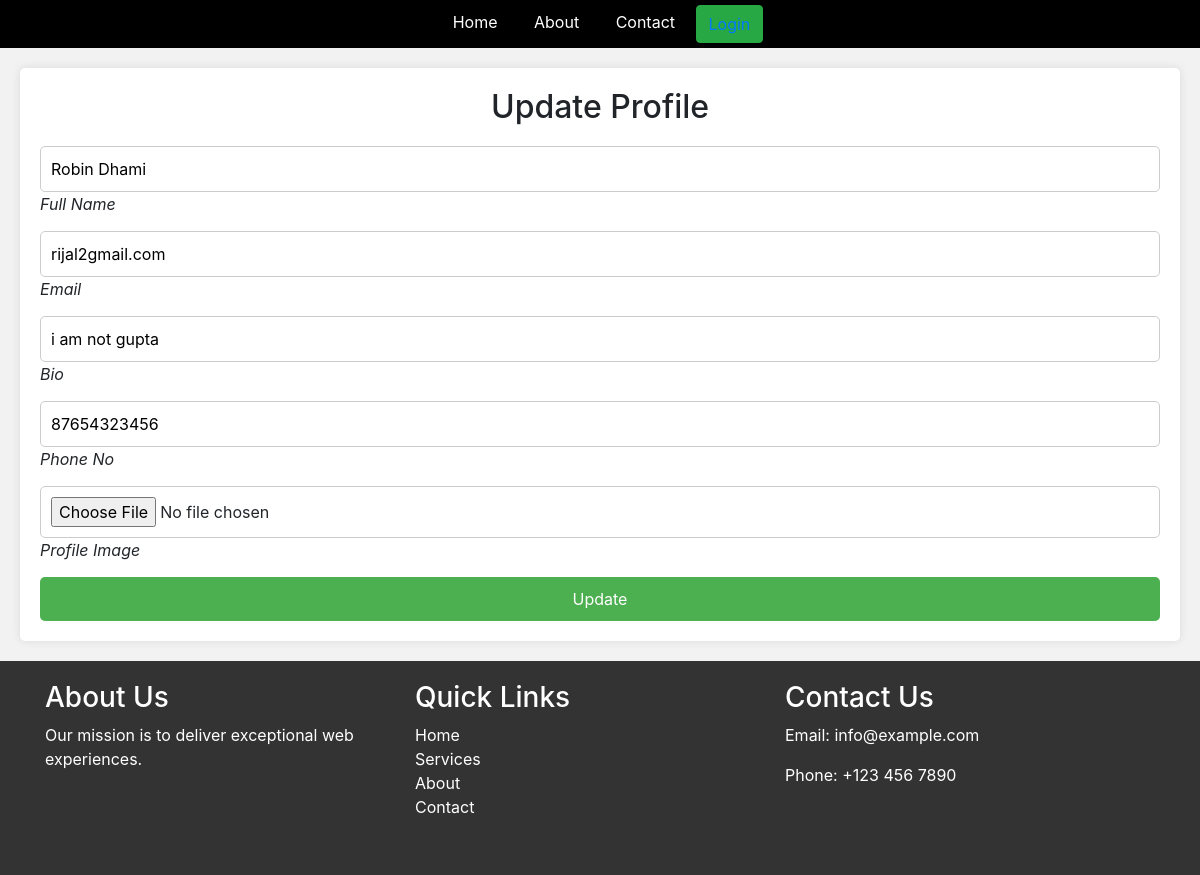
The page /update-student/4/ on the database as committed earlier.
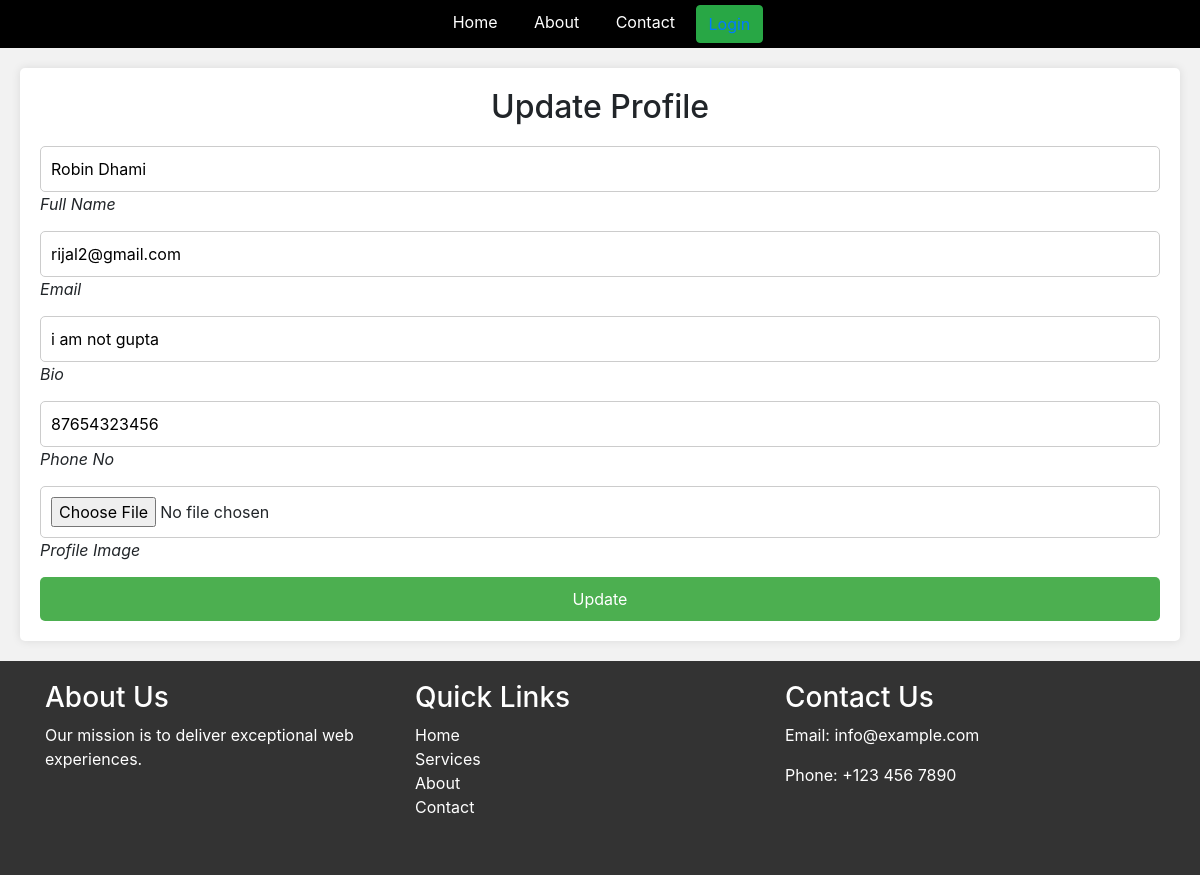
The same page on the database as committed later.
### home/models.py (models this page shows, shortened)
class Student(models.Model):
    User= models.ForeignKey(User,on_delete=models.SET_NULL,null=True,blank=True) #This is used to authenticate user
    name=models.CharField(max_length=100)
    image= models.ImageField(upload_to="stud")
    email=models.EmailField(unique=True,default="")
    bio= models.TextField(blank=True)
    phone= models.CharField(max_length=20, null=True, blank=True)

### home/views.py (the view, shortened to what this page needs)
# urls.py: path('update-student/<id>/',update_student,name='update_student'),
def update_student(request, id):
    queryset = Student.objects.get(id=id)
    context = {"student": queryset}
    return render(request, 'update.html', context)

### home/Templates/update.html (shortened to what this page needs)
{% extends 'base.html' %}
{% block start %}
    <div class="signin" style="background-color: #f2f2f2; padding: 20px;">
        <div class="content" style="background-color: #fff; padding: 20px; border-radius: 5px; box-shadow: 0px 0px 10px 0px rgba(0,0,0,0.1);">
            <h2 style="text-align: center;">Update Profile</h2>
            <form method="post" enctype="multipart/form-data" style="margin-top: 20px;">
                <div class="form">
                    <div class="inputBox" style="margin-bottom: 15px;">
                        <input type="text" required name="name" value="{{ student.name }}" style="width: 100%; padding: 10px; border: 1px solid #ccc; border-radius: 5px;"> <i>Full Name</i>
                    </div>
                    <div class="inputBox" style="margin-bottom: 15px;">
                        <input type="text" required name="email" value="{{ student.email }}" style="width: 100%; padding: 10px; border: 1px solid #ccc; border-radius: 5px;"> <i>Email</i>
                    </div>
                    <div class="inputBox" style="margin-bottom: 15px;">
                        <input type="text" required name="bio" value="{{ student.bio }}" style="width: 100%; padding: 10px; border: 1px solid #ccc; border-radius: 5px;"> <i>Bio</i>
                    </div>
                    <div class="inputBox" style="margin-bottom: 15px;">
                        <input type="number" required name="phone" value="{{ student.phone }}" style="width: 100%; padding: 10px; border: 1px solid #ccc; border-radius: 5px;"> <i>Phone No</i>
                    </div>
                    <div class="inputBox" style="margin-bottom: 15px;">
                        <input type="file" required name="img" value="{{ student.img }}" style="width: 100%; padding: 10px; border: 1px solid #ccc; border-radius: 5px;"> <i>Profile Image</i>
                    </div>
                    <div class="inputBox">
                        <input type="submit" value="Update" style="width: 100%; padding: 10px; border: none; border-radius: 5px; background-color: #4CAF50; color: white; cursor: pointer;">
                    </div>
                </div>
            </form>
        </div>
    </div>
{% endblock %}

Rows that differ between the two databases and show on the page:
changed Student "Robin Dhami": email "rijal2gmail.com" → "rijal2@gmail.com"
